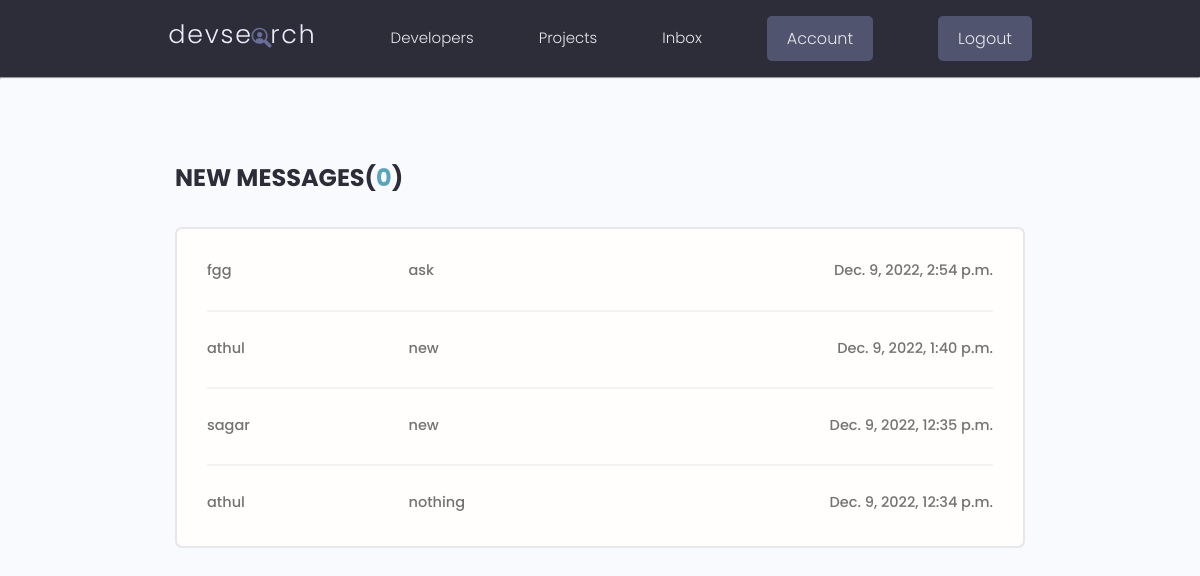
The page /inbox/ (signed in) on the database its author committed.
### users/models.py (models this page shows, shortened)
class Message(models.Model):
    sender = models.ForeignKey(Profile, on_delete=models.CASCADE, null=True, blank=True)
    recipient = models.ForeignKey(Profile, on_delete=models.CASCADE, null=True, blank=True, related_name='messages')
    name = models.CharField(max_length=200,null=True,blank=True)
    email = models.EmailField(max_length=200,null=True,blank=True)
    subject = models.CharField(max_length=200,null=True,blank=True)
    body = models.TextField()
    is_read = models.BooleanField(default=False, null=True)
    created = models.DateTimeField(auto_now_add=True)
    id = models.UUIDField(default=uuid.uuid4, unique=True, primary_key=True, editable=False )
    class Meta:
        ordering = ['is_read','-created']

### users/views.py (the view)
# urls.py: path('inbox/', views.inbox, name="inbox"),
@login_required(login_url="login")
def inbox(request):
    profile = request.user.profile
    messageRequests = profile.messages.all()
    unread_count = messageRequests.filter(is_read=False).count()
    context = {'messageRequests': messageRequests, 'unread_count': unread_count }
    return render(request, 'users/inbox.html', context)

### users/templates/users/inbox.html
{% extends 'main.html' %}
{% block content %}
<main class="inbox my-xl">
  <div class="content-box">
    <h3 class="inbox__title">New Messages(<span>{{unread_count}}</span>)</h3>
    <ul class="messages">
      {% for message in messageRequests %}
      {% if message.is_read == False %}
      <li class="message message--unread">
       {% else %}
      <li class="message">
      {% endif %}
        <a href="{% url 'message' message.id %}">
          <span class="message__author">{{message.name}}</span>
          <span class="message__subject">{{message.subject}}</span>
          <span class="message__date">{{message.created}}</span>
        </a>
      </li>
      {% endfor %}
    </ul>
  </div>
</main>
{% endblock content %}

### templates/main.html (shortened to what this page needs)
<!DOCTYPE html>
{% load static %}
<html lang="en">
<head>
  <link rel="stylesheet" href="https://cdn.iconmonstr.com/1.3.0/css/iconmonstr-iconic-font.min.css" />
  <link rel="stylesheet" href="{% static 'uikit/styles/uikit.css' %}" />
  <link rel="stylesheet" href="{% static 'styles/app.css' %}" />
</head>
<body>
    {% include 'navbar.html' %}
    {% block content %}
    {% endblock content %}
</body>
</html>

### templates/navbar.html (shortened to what this page needs)
{% load static %}
<header class="header">
    <div class="container container--narrow">
      <a href="{% url 'profiles' %}" class="header__logo">
        <img src="{% static 'images/logo.svg' %}" alt="DevSearch Logo" />
      </a>
      <nav class="header__nav">
        <ul class="header__menu">
          <li class="header__menuItem"><a href="{% url 'profiles' %}">Developers</a></li>
          <li class="header__menuItem"><a href="{% url 'projects' %}">Projects</a></li>
          {% if request.user.is_authenticated %}
          <li class="header__menuItem"><a href="{% url 'inbox' %}">Inbox</a></li>
          <li class="header__menuItem"><a href="{% url 'account' %}" class="btn btn--sub">Account</a></li>
          <li class="header__menuItem"><a href="{% url 'logout' %}" class="btn btn--sub">Logout</a></li>
          {% else %}
          <li class="header__menuItem"><a href="{% url 'login' %}" class="btn btn--sub">Login/Sign Up</a></li>
          {% endif %}
        </ul>
      </nav>
    </div>
</header>
<hr>

### static/styles/app.css (style rules this page uses)
:root { --color-sub: #2d2d39; }
.btn--sub { background-color: var(--color-sub-light); }
img { width: 100%; }
.content-box { width: 95%; max-width: 85rem; margin: 0 auto; }
.header { position: sticky; z-index: 111; background-color: var(--color-sub); padding: 1.5rem 0; }
.header > .container { display: flex; justify-content: space-between; align-items: center; }
.header__logo > img { height: 3.8rem; }
.header__nav > ul { display: inline-flex; align-items: center; list-style: none; gap: 6.5rem; }
.header__menuItem > a { color: var(--color-light); font-weight: 300; }
.inbox { height: 90vh; }
.inbox__title, .inbox__title span { font-size: 2.4rem; font-weight: 700; color: var(--color-sub); text-transform: uppercase; text-align: left; margin-bottom: 3rem; }
.inbox__title span { color: var(--color-main); }
.messages { list-style: none; background: var(--color-white); padding: 0.5rem 3rem; border: 2px solid var(--color-light); border-radius: 0.7rem; }
.message { padding: 2.5rem 0; }
.message > a span { font-size: 1.45rem; font-weight: 500; }
.message:not(:last-child) { border-bottom: 2px solid var(--color-white-light); }
.message > a { display: flex; gap: 1rem; }
.message__author, .message__date { flex-basis: 25%; }
.message__subject { flex-basis: 50%; }
.message__date { text-align: right; }

### static/uikit/styles/modules/_variables.css (style rules this page uses)
:root { --color-main: #5aa5b9; --color-main-light: #e6faff; --color-sub: #3f4156; --color-sub-light: #51546e; --color-sub-lighter: #ededfd; --color-text: #737373; --color-gray: #8b8b8b; --color-light: #e5e7eb; --color-light-gray: #767676; --color-bg: #f8fafd; --color-white: #fffefd; --color-white-light: #f3f3f3; --color-success: #359e64; --color-success-bg: #def8e8; --color-error: #fc4b0b; --color-error-bg: #fff2ee; --font-base: 'Poppins', arial, helvetica, 'Segoe UI', roboto, ubuntu, sans-serif; --font-monospace: 'Fira Code', 'Courier New', courier, monospace; --font-regular: 300; --font-medium: 500; --font-bold: 700; --generic-shadow: 1px 1px 5px #00000010; --generic-transition: all 0.3s ease-in-out; }

### static/uikit/styles/modules/_base.css (style rules this page uses)
* { margin: 0; padding: 0; box-sizing: border-box; text-rendering: optimizeLegibility; color: inherit; font-size: inherit; }
html { font-size: 50%; }
@media only screen and (min-width: 480px) { html { font-size: 56.25%; } }
@media only screen and (min-width: 1200px) { html { font-size: 62.5%; } }
body { line-height: 1.6; font-weight: 400; font-size: 1.5rem; color: var(--color-text); background-color: var(--color-bg); min-height: 100vh; }

### static/uikit/styles/modules/_typography.css (style rules this page uses)
* { font-family: var(--font-base); }
h3 { font-size: 3.2rem; font-weight: var(--font-medium); }
p, span, strong { font-size: 1.6rem; color: var(--color-text); font-weight: var(--font-regular); }
a { padding-bottom: 2px; text-decoration: none; display: inline-block; color: var(--color-main); font-weight: var(--font-medium); }

### static/uikit/styles/modules/_utilities.css (style rules this page uses)
.container { width: 92%; max-width: 165rem; margin: 0 auto; box-sizing: border-box; }
.container--narrow { width: 92%; max-width: 120rem; }
@media screen and (min-width: 1000px) { .container { width: 90%; } }
@media screen and (min-width: 1000px) { .container--narrow { width: 85%; } }
@media screen and (min-width: 1200px) { .container { width: 80%; } }
@media screen and (min-width: 1200px) { .container--narrow { width: 72%; } }
.my-xl { margin: 8rem auto; }

### static/uikit/styles/modules/_button.css (style rules this page uses)
.btn { display: inline-block; position: relative; cursor: pointer; background-color: var(--color-light); font-weight: var(--font-medium); color: var(--color-sub); text-decoration: none; padding: 1rem 2rem; border-radius: 0.5rem; border: none; width: -webkit-fit-content; width: -moz-fit-content; width: fit-content; height: -webkit-fit-content; height: -moz-fit-content; height: fit-content; font-size: 1.6rem; outline-width: 0; outline-color: transparent; -webkit-backface-visibility: hidden; backface-visibility: hidden; transition: all 0.3s ease-in-out; }
.btn--sub { background-color: var(--color-sub); color: var(--color-white); }

### rows shown on the page
Message: name "fgg", subject "ask", created "Dec. 9, 2022, 2:54 p.m."
Message: name "athul", subject "new", created "Dec. 9, 2022, 1:40 p.m."
Message: name "sagar", subject "new", created "Dec. 9, 2022, 12:35 p.m."
Message: name "athul", subject "nothing", created "Dec. 9, 2022, 12:34 p.m."

### other values the page prints
{{ unread_count }} "0"
